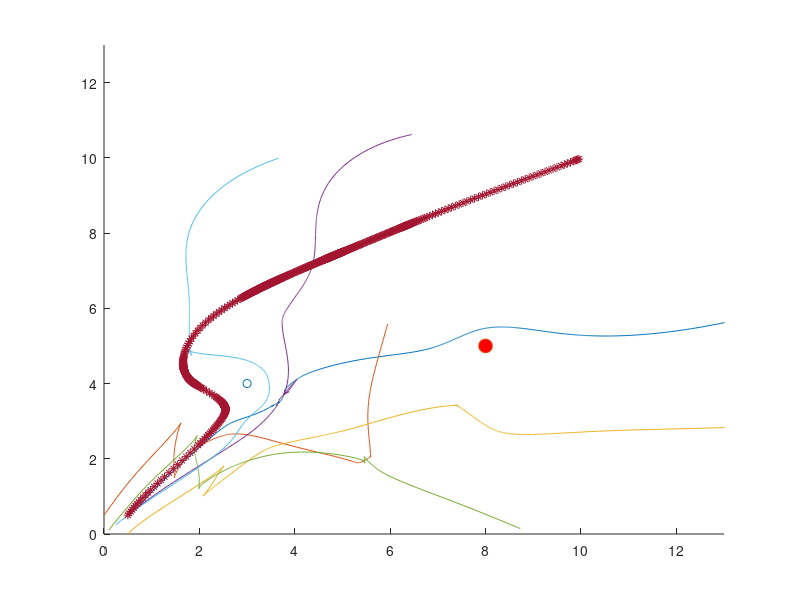

Source code (MATLAB):
function leaderpotentialfieldapproach2
%work area
wa=[0:0.1:13;0:0.1:13];
%locations of obstacles and target
T=[10,10];
obs=[3,4;8,5];
n=length(wa(1,:));
%gains
kT=3;
ko=[4,5];

Gp=1;Gf=1*[1 1 1 1 1 1]; %potential and formation gains
options=odeset('events',@StopSim);
Vp=4; kn=3; L=2;
% A1=[0 0 0 0 0 0;1 0 0 0 0 0;1 0 0 0 0 0;0 1 0 0 0 0;0 0 1 0 0 0;0 0 1 0 0 0];
% D1=[0 0 0 0 0 0;0 1 0 0 0 0;0 0 1 0 0 0;0 0 0 1 0 0;0 0 0 0 1 0;0 0 0 0 0 1];
A1=[0 1 1 1 1 1;1 0 1 0 0 1;1 1 0 1 0 0;1 0 1 0 1 0;1 0 0 1 0 1;1 1 0 0 1 0];
D1=[5 0 0 0 0 0;0 3 0 0 0 0;0 0 3 0 0 0;0 0 0 3 0 0;0 0 0 0 3 0;0 0 0 0 0 3];
L1=D1-A1;

leadergain=5;
G=leadergain*[1 0 0 0 0 0;0 0 0 0 0 0;0 0 0 0 0 0;0 0 0 0 0 0;0 0 0 0 0 0;0 0 0 0 0 0];

A=[0 0 0.5 0 0 0;0.5 0 0 0 0 0.5;0.5 0.5 0 0 0 0;0 0.5 0 0 0 0;0 0 0.5 0 0 0;0 0 0 0.5 0.5 0];
D=[0.5 0 0 0 0 0;0 1 0 0 0 0;0 0 1 0 0 0;0 0 0 0.5 0 0;0 0 0 0 0.5 0;0 0 0 0 0 1];
% L=D-A;
init=[0.75;0.75;pi/3;0;0.5;pi/3;0.5;0;pi/3;0.5;0.5;pi/4;0.1;0.1;pi/3;0.25;0.25;pi/4;0.5;0.5;pi/3]; %initial robot condition
[t,pos]=ode45(@robot,[0 100],init,options);
figure()
hold on
plot(pos(:,1),pos(:,2),pos(:,4),pos(:,5),pos(:,7),pos(:,8),pos(:,10),pos(:,11),pos(:,13),pos(:,14),pos(:,16),pos(:,17),pos(:,19),pos(:,20),'*')
plot(obs(1,1),obs(1,2),'o',obs(2,1),obs(2,2),'o','MarkerFaceColor','r','MarkerSize',10)
xlim([0 13]);
ylim([0 13]);


    function dp=robot(t,pos)
        dp=zeros(21,1);        
        x=pos(1);y=pos(2);theta=pos(3); x2=pos(4);y2=pos(5);theta2=pos(6);
        x3=pos(7);y3=pos(8);theta3=pos(9); x4=pos(10);y4=pos(11);theta4=pos(12);
        x5=pos(13);y5=pos(14);theta5=pos(15); x6=pos(16);y6=pos(17);theta6=pos(18);
        xL=pos(19);yL=pos(20);thetaL=pos(21);
        theza=[theta;theta2;theta3;theta4;theta5;theta6];
        if ((pos(1)-T(1))^2)+((pos(2)-T(2))^2)>1 && ((pos(4)-T(1))^2)+((pos(5)-T(2))^2)>1 && ((pos(7)-T(1))^2)+((pos(8)-T(2))^2)>1 && ((pos(10)-T(1))^2)+((pos(11)-T(2))^2)>1 && ((pos(13)-T(1))^2)+((pos(14)-T(2))^2)>1 && ((pos(16)-T(1))^2)+((pos(17)-T(2))^2)>1
            km=0.05;
        else
            km=0;
        end
%         for ir=1:1:5
%             if ((pos(1)-pos(3*ir+1))^2)+((pos(1)-pos(3*ir+2))^2)>4
%                 Gf(ir+1)=0;
%             end
%         end
        
        FLx=kT*(T(1,1)-xL)/(sqrt(((T(1,1)-xL)^2)+((T(1,2)-yL)^2)));
        Fo1Lx=-ko(1,1)*(obs(1,1)-xL)/((((obs(1,1)-xL)^2)+(obs(1,2)-yL)^2)^1.5);
        Fo2Lx=-ko(1,2)*(obs(2,1)-xL)/((((obs(2,1)-xL)^2)+(obs(2,2)-yL)^2)^1.5);
        FLx=FLx+Fo1Lx+Fo2Lx;
        FLy=kT*(T(1,2)-yL)/(sqrt(((T(1,1)-xL)^2)+(T(1,2)-yL)^2));
        Fo1Ly=-ko(1,1)*(obs(1,2)-yL)/((((obs(1,1)-xL)^2)+(obs(1,2)-yL)^2)^1.5);
        Fo2Ly=-ko(1,2)*(obs(2,2)-yL)/((((obs(2,1)-xL)^2)+(obs(2,2)-yL)^2)^1.5);
        thetadesL=(Gp*atan2(FLy,FLx));
        fiL=kn*(thetadesL-thetaL);
        
        
        FTx=kT*(T(1,1)-x)/(sqrt(((T(1,1)-x)^2)+((T(1,2)-y)^2)));
        Fo1x=-ko(1,1)*(obs(1,1)-x)/((((obs(1,1)-x)^2)+(obs(1,2)-y)^2)^1.5);
        Fo2x=-ko(1,2)*(obs(2,1)-x)/((((obs(2,1)-x)^2)+(obs(2,2)-y)^2)^1.5);
        Fom2x=-km*(x2-x)/((((x2-x)^2)+(y2-y)^2)^1.5);
        Fom3x=-km*(x3-x)/((((x3-x)^2)+(y3-y)^2)^1.5);
        Fom4x=-km*(x4-x)/((((x4-x)^2)+(y4-y)^2)^1.5);
        Fom5x=-km*(x5-x)/((((x5-x)^2)+(y5-y)^2)^1.5);
        Fom6x=-km*(x6-x)/((((x6-x)^2)+(y6-y)^2)^1.5);
        Fx=FTx+Fo1x+Fo2x+Fom2x+Fom3x+Fom4x+Fom5x+Fom6x;
        FTy=kT*(T(1,2)-y)/(sqrt(((T(1,1)-x)^2)+(T(1,2)-y)^2));
        Fo1y=-ko(1,1)*(obs(1,2)-y)/((((obs(1,1)-x)^2)+(obs(1,2)-y)^2)^1.5);
        Fo2y=-ko(1,2)*(obs(2,2)-y)/((((obs(2,1)-x)^2)+(obs(2,2)-y)^2)^1.5);
        Fom2y=-km*(y2-y)/((((x2-x)^2)+(y2-y)^2)^1.5);
        Fom3y=-km*(y3-y)/((((x3-x)^2)+(y3-y)^2)^1.5);
        Fom4y=-km*(y4-y)/((((x4-x)^2)+(y4-y)^2)^1.5);        
        Fom5y=-km*(y5-y)/((((x5-x)^2)+(y5-y)^2)^1.5);       
        Fom6y=-km*(y6-y)/((((x6-x)^2)+(y6-y)^2)^1.5);       
        Fy=FTy+Fo1y+Fo2y+Fom2y+Fom3y+Fom4y+Fom5y+Fom6y;
        thetades(1)=(Gp*atan2(Fy,Fx));
%        fi(1)=kn*(thetades(1)-theta);
        
        FTx2=kT*(T(1,1)-x2)/(sqrt(((T(1,1)-x2)^2)+((T(1,2)-y2)^2)));
        Fo1x2=-ko(1,1)*(obs(1,1)-x2)/((((obs(1,1)-x2)^2)+(obs(1,2)-y2)^2)^1.5);
        Fo2x2=-ko(1,2)*(obs(2,1)-x2)/((((obs(2,1)-x2)^2)+(obs(2,2)-y2)^2)^1.5);
        Fom1x2=-km*(x-x2)/((((x-x2)^2)+(y-y2)^2)^1.5);
        Fom3x2=-km*(x3-x2)/((((x3-x2)^2)+(y3-y2)^2)^1.5);
        Fom4x2=-km*(x4-x2)/((((x4-x2)^2)+(y4-y2)^2)^1.5);
        Fom5x2=-km*(x5-x2)/((((x5-x2)^2)+(y5-y2)^2)^1.5);
        Fom6x2=-km*(x6-x2)/((((x6-x2)^2)+(y6-y2)^2)^1.5);
        Fx2=FTx2+Fo1x2+Fo2x2+Fom1x2+Fom3x2+Fom4x2+Fom5x2+Fom6x2;
        FTy2=kT*(T(1,2)-y2)/(sqrt(((T(1,1)-x2)^2)+(T(1,2)-y2)^2));
        Fo1y2=-ko(1,1)*(obs(1,2)-y2)/((((obs(1,1)-x2)^2)+(obs(1,2)-y2)^2)^1.5);
        Fo2y2=-ko(1,2)*(obs(2,2)-y2)/((((obs(2,1)-x2)^2)+(obs(2,2)-y2)^2)^1.5);
        Fom1y2=-km*(y-y2)/((((x-x2)^2)+(y-y2)^2)^1.5);
        Fom3y2=-km*(y3-y2)/((((x3-x2)^2)+(y3-y2)^2)^1.5);
        Fom4y2=-km*(y4-y2)/((((x4-x2)^2)+(y4-y2)^2)^1.5);
        Fom5y2=-km*(y5-y2)/((((x5-x2)^2)+(y5-y2)^2)^1.5);
        Fom6y2=-km*(y6-y2)/((((x6-x2)^2)+(y6-y2)^2)^1.5);
        Fy2=FTy2+Fo1y2+Fo2y2+Fom1y2+Fom3y2+Fom4y2+Fom5y2+Fom6y2;
        thetades(2)=(Gp*atan2(Fy2,Fx2));
%        fi(2)=kn*(thetades(2)-theta2)+Gf(2)*(theta-theta2);
        
        FTx3=kT*(T(1,1)-x3)/(sqrt(((T(1,1)-x3)^2)+((T(1,2)-y3)^2)));
        Fo1x3=-ko(1,1)*(obs(1,1)-x3)/((((obs(1,1)-x3)^2)+(obs(1,2)-y3)^2)^1.5);
        Fo2x3=-ko(1,2)*(obs(2,1)-x3)/((((obs(2,1)-x3)^2)+(obs(2,2)-y3)^2)^1.5);
        Fom1x3=-km*(x-x3)/((((x-x3)^2)+(y-y3)^2)^1.5);
        Fom2x3=-km*(x2-x3)/((((x2-x3)^2)+(y2-y3)^2)^1.5);
        Fom4x3=-km*(x4-x3)/((((x4-x3)^2)+(y4-y3)^2)^1.5);
        Fom5x3=-km*(x5-x3)/((((x5-x3)^2)+(y5-y3)^2)^1.5);        
        Fom6x3=-km*(x6-x3)/((((x6-x3)^2)+(y6-y3)^2)^1.5);
        Fx3=FTx3+Fo1x3+Fo2x3+Fom1x3+Fom2x3+Fom4x3+Fom5x3+Fom6x3;
        FTy3=kT*(T(1,2)-y3)/(sqrt(((T(1,1)-x3)^2)+(T(1,2)-y3)^2));
        Fo1y3=-ko(1,1)*(obs(1,2)-y3)/((((obs(1,1)-x3)^2)+(obs(1,2)-y3)^2)^1.5);
        Fo2y3=-ko(1,2)*(obs(2,2)-y3)/((((obs(2,1)-x3)^2)+(obs(2,2)-y3)^2)^1.5);
        Fom1y3=-km*(y-y3)/((((x-x3)^2)+(y-y3)^2)^1.5);
        Fom2y3=-km*(y2-y3)/((((x2-x3)^2)+(y2-y3)^2)^1.5);
        Fom4y3=-km*(y4-y3)/((((x4-x3)^2)+(y4-y3)^2)^1.5);        
        Fom5y3=-km*(y5-y3)/((((x5-x3)^2)+(y5-y3)^2)^1.5); 
        Fom6y3=-km*(y6-y3)/((((x6-x3)^2)+(y6-y3)^2)^1.5);                
        Fy3=FTy3+Fo1y3+Fo2y3+Fom1y3+Fom2y3+Fom4y3+Fom5y3+Fom6y3;
        thetades(3)=(Gp*atan2(Fy3,Fx3));
%        fi(3)=kn*(thetades(3)-theta3)+Gf(3)*(theta-theta3);

        FTx4=kT*(T(1,1)-x4)/(sqrt(((T(1,1)-x4)^2)+((T(1,2)-y4)^2)));
        Fo1x4=-ko(1,1)*(obs(1,1)-x4)/((((obs(1,1)-x4)^2)+(obs(1,2)-y4)^2)^1.5);
        Fo2x4=-ko(1,2)*(obs(2,1)-x4)/((((obs(2,1)-x4)^2)+(obs(2,2)-y4)^2)^1.5);
        Fom1x4=-km*(x-x4)/((((x-x4)^2)+(y-y4)^2)^1.5);
        Fom2x4=-km*(x2-x4)/((((x2-x4)^2)+(y2-y4)^2)^1.5);
        Fom3x4=-km*(x3-x4)/((((x3-x4)^2)+(y3-y4)^2)^1.5);
        Fom5x4=-km*(x5-x4)/((((x5-x4)^2)+(y5-y4)^2)^1.5);        
        Fom6x4=-km*(x6-x4)/((((x6-x4)^2)+(y6-y4)^2)^1.5);        
        Fx4=FTx4+Fo1x4+Fo2x4+Fom1x4+Fom2x4+Fom3x4+Fom5x4+Fom6x4;
        FTy4=kT*(T(1,2)-y4)/(sqrt(((T(1,1)-x4)^2)+(T(1,2)-y4)^2));
        Fo1y4=-ko(1,1)*(obs(1,2)-y4)/((((obs(1,1)-x4)^2)+(obs(1,2)-y4)^2)^1.5);
        Fo2y4=-ko(1,2)*(obs(2,2)-y4)/((((obs(2,1)-x4)^2)+(obs(2,2)-y4)^2)^1.5);
        Fom1y4=-km*(y-y4)/((((x-x4)^2)+(y-y4)^2)^1.5);
        Fom2y4=-km*(y2-y4)/((((x2-x4)^2)+(y2-y4)^2)^1.5);
        Fom3y4=-km*(y3-y4)/((((x3-x4)^2)+(y3-y4)^2)^1.5);        
        Fom5y4=-km*(y5-y4)/((((x5-x4)^2)+(y5-y4)^2)^1.5);        
        Fom6y4=-km*(y6-y4)/((((x6-x4)^2)+(y6-y4)^2)^1.5);                
        Fy4=FTy4+Fo1y4+Fo2y4+Fom1y4+Fom2y4+Fom3y4+Fom5y4+Fom6y4;
        thetades(4)=(Gp*atan2(Fy4,Fx4));
%        fi(4)=kn*(thetades(4)-theta4)+Gf(4)*(theta2-theta4);

        FTx5=kT*(T(1,1)-x5)/(sqrt(((T(1,1)-x5)^2)+((T(1,2)-y5)^2)));
        Fo1x5=-ko(1,1)*(obs(1,1)-x5)/((((obs(1,1)-x5)^2)+(obs(1,2)-y5)^2)^1.5);
        Fo2x5=-ko(1,2)*(obs(2,1)-x5)/((((obs(2,1)-x5)^2)+(obs(2,2)-y5)^2)^1.5);
        Fom1x5=-km*(x-x5)/((((x-x5)^2)+(y-y5)^2)^1.5);
        Fom2x5=-km*(x2-x5)/((((x2-x5)^2)+(y2-y5)^2)^1.5);
        Fom3x5=-km*(x3-x5)/((((x3-x5)^2)+(y3-y5)^2)^1.5);
        Fom4x5=-km*(x4-x5)/((((x4-x5)^2)+(y4-y5)^2)^1.5);        
        Fom6x5=-km*(x6-x5)/((((x6-x5)^2)+(y6-y5)^2)^1.5);        
        Fx5=FTx5+Fo1x5+Fo2x5+Fom1x5+Fom2x5+Fom3x5+Fom4x5+Fom6x5;
        FTy5=kT*(T(1,2)-y5)/(sqrt(((T(1,1)-x5)^2)+(T(1,2)-y5)^2));
        Fo1y5=-ko(1,1)*(obs(1,2)-y5)/((((obs(1,1)-x5)^2)+(obs(1,2)-y5)^2)^1.5);
        Fo2y5=-ko(1,2)*(obs(2,2)-y5)/((((obs(2,1)-x5)^2)+(obs(2,2)-y5)^2)^1.5);
        Fom1y5=-km*(y-y5)/((((x-x5)^2)+(y-y5)^2)^1.5);
        Fom2y5=-km*(y2-y5)/((((x2-x5)^2)+(y2-y5)^2)^1.5);
        Fom3y5=-km*(y3-y5)/((((x3-x5)^2)+(y3-y5)^2)^1.5);        
        Fom4y5=-km*(y4-y5)/((((x4-x5)^2)+(y4-y5)^2)^1.5);        
        Fom6y5=-km*(y6-y5)/((((x6-x5)^2)+(y6-y5)^2)^1.5);                
        Fy5=FTy5+Fo1y5+Fo2y5+Fom1y5+Fom2y5+Fom3y5+Fom4y5+Fom6y5;
        thetades(5)=(Gp*atan2(Fy5,Fx5));
%         fi(5)=kn*(thetades(5)-theta5)+Gf(5)*(theta3-theta5);
        
        FTx6=kT*(T(1,1)-x6)/(sqrt(((T(1,1)-x6)^2)+((T(1,2)-y6)^2)));
        Fo1x6=-ko(1,1)*(obs(1,1)-x6)/((((obs(1,1)-x6)^2)+(obs(1,2)-y6)^2)^1.5);
        Fo2x6=-ko(1,2)*(obs(2,1)-x6)/((((obs(2,1)-x6)^2)+(obs(2,2)-y6)^2)^1.5);
        Fom1x6=-km*(x-x6)/((((x-x6)^2)+(y-y6)^2)^1.5);
        Fom2x6=-km*(x2-x6)/((((x2-x6)^2)+(y2-y6)^2)^1.5);
        Fom3x6=-km*(x3-x6)/((((x3-x6)^2)+(y3-y6)^2)^1.5);
        Fom4x6=-km*(x4-x6)/((((x4-x6)^2)+(y4-y6)^2)^1.5);        
        Fom5x6=-km*(x5-x6)/((((x5-x6)^2)+(y5-y6)^2)^1.5);        
        Fx6=FTx6+Fo1x6+Fo2x6+Fom1x6+Fom2x6+Fom3x6+Fom4x6+Fom5x6;
        FTy6=kT*(T(1,2)-y6)/(sqrt(((T(1,1)-x6)^2)+(T(1,2)-y6)^2));
        Fo1y6=-ko(1,1)*(obs(1,2)-y6)/((((obs(1,1)-x6)^2)+(obs(1,2)-y6)^2)^1.5);
        Fo2y6=-ko(1,2)*(obs(2,2)-y6)/((((obs(2,1)-x6)^2)+(obs(2,2)-y6)^2)^1.5);
        Fom1y6=-km*(y-y6)/((((x-x6)^2)+(y-y6)^2)^1.5);
        Fom2y6=-km*(y2-y6)/((((x2-x6)^2)+(y2-y6)^2)^1.5);
        Fom3y6=-km*(y3-y6)/((((x3-x6)^2)+(y3-y6)^2)^1.5);        
        Fom4y6=-km*(y4-y6)/((((x4-x6)^2)+(y4-y6)^2)^1.5);        
        Fom5y6=-km*(y5-y6)/((((x5-x6)^2)+(y5-y6)^2)^1.5);                
        Fy6=FTy6+Fo1y6+Fo2y6+Fom1y6+Fom2y6+Fom3y6+Fom4y6+Fom5y6;
        thetades(6)=(Gp*atan2(Fy6,Fx6));
%         fi(6)=kn*(thetades(6)-theta6)+Gf(6)*(theta3-theta6);

        fi(1:6)=kn*(transpose(thetades(1:6))-theza(1:6))-Gf*((L1+G)*theza(1:6)-(L1+G)*thetaL*ones(6,1));

%        fi(1:6)=kn*(transpose(thetades(1:6))-theza(1:6))-Gf*L1*theza(1:6);

        dp(1)=Vp*cos(fi(1))*cos(theta);
        dp(2)=Vp*cos(fi(1))*sin(theta);
        dp(3)=(Vp/L)*sin(fi(1));
        dp(4)=Vp*cos(fi(2))*cos(theta2);
        dp(5)=Vp*cos(fi(2))*sin(theta2);
        dp(6)=(Vp/L)*sin(fi(2));
        dp(7)=Vp*cos(fi(3))*cos(theta3);
        dp(8)=Vp*cos(fi(3))*sin(theta3);
        dp(9)=(Vp/L)*sin(fi(3));
        dp(10)=Vp*cos(fi(4))*cos(theta4);
        dp(11)=Vp*cos(fi(4))*sin(theta4);
        dp(12)=(Vp/L)*sin(fi(4));
        dp(13)=Vp*cos(fi(5))*cos(theta5);
        dp(14)=Vp*cos(fi(5))*sin(theta5);
        dp(15)=(Vp/L)*sin(fi(5));
        dp(16)=Vp*cos(fi(6))*cos(theta6);
        dp(17)=Vp*cos(fi(6))*sin(theta6);
        dp(18)=(Vp/L)*sin(fi(6));
        dp(19)=Vp*cos(fiL)*cos(thetaL);
        dp(20)=Vp*cos(fiL)*sin(thetaL);
        dp(21)=(Vp/L)*sin(fiL);
    end
    function [Val,Ister,Dir]=StopSim(t,pos)
        if ((pos(19)-T(1))^2)+((pos(20)-T(2))^2)<1e-2
            Val(1)=0;
        elseif ((pos(1)-T(1))^2)+((pos(2)-T(2))^2)<1e-2
            Val(1)=0;
        elseif ((pos(4)-T(1))^2)+((pos(5)-T(2))^2)<1e-2
            Val(1)=0;
        elseif ((pos(7)-T(1))^2)+((pos(8)-T(2))^2)<1e-2
            Val(1)=0;
        elseif ((pos(10)-T(1))^2)+((pos(11)-T(2))^2)<1e-2
            Val(1)=0;
        elseif ((pos(13)-T(1))^2)+((pos(14)-T(2))^2)<1e-2
            Val(1)=0;
        elseif ((pos(16)-T(1))^2)+((pos(17)-T(2))^2)<1e-2
            Val(1)=0;
        else
            Val(1)=1;
        end
        Ister(1)=1;
        Dir(1)=0;
    end 
end